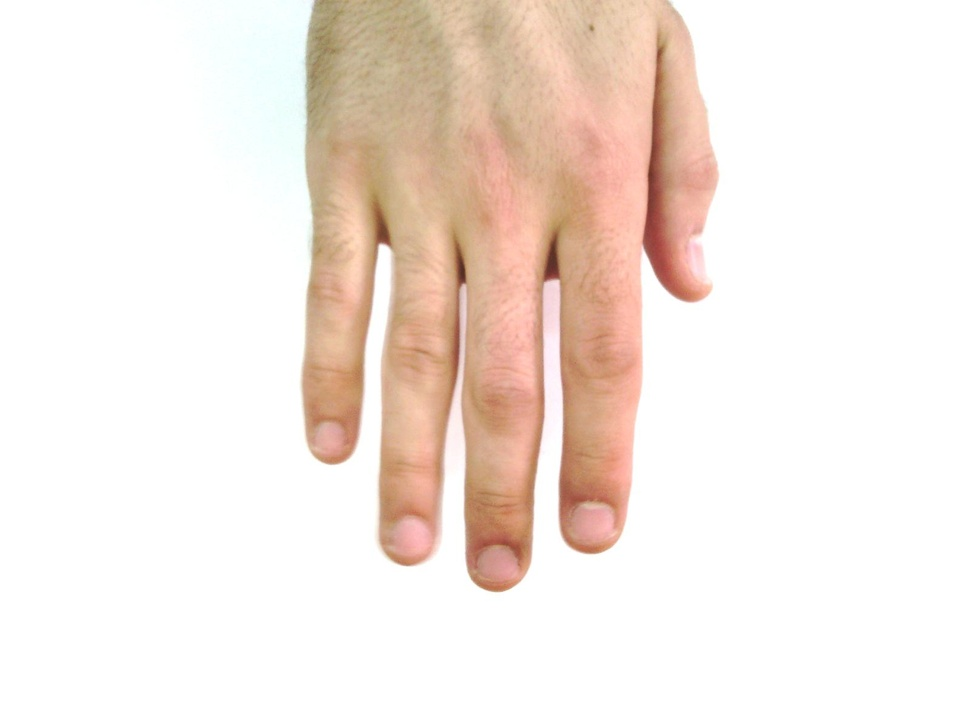
#> input picture test/Hand_0000012.jpg, 970 x 727 px, shrunk from 1600 x 1200 before the run, found by its file name
$ python sift_all.py test/Hand_0000012.jpg
#> lines starting #> are read from the running program, lines starting #| are printed output that depends on the picture
import cv2
import os
import sys
import numpy as np

OUTPUTS = './Outputs'
PATH = './Hands'
FEATURES_FILE = os.path.join(OUTPUTS,'sift_features.txt')
DESC_FILE = os.path.join(OUTPUTS,'sift_descriptors.txt')
ORDER_FILE = os.path.join(OUTPUTS,'sift_order.txt')
NFEATURES = 100
files = list()

try:
    os.remove(FEATURES_FILE)
except: pass
try:
    os.remove(DESC_FILE)
except: pass


def sifting(file):
#> called with file = 'test/Hand_0000012.jpg'
    img_gray = cv2.imread(os.path.join(PATH, file), 0)
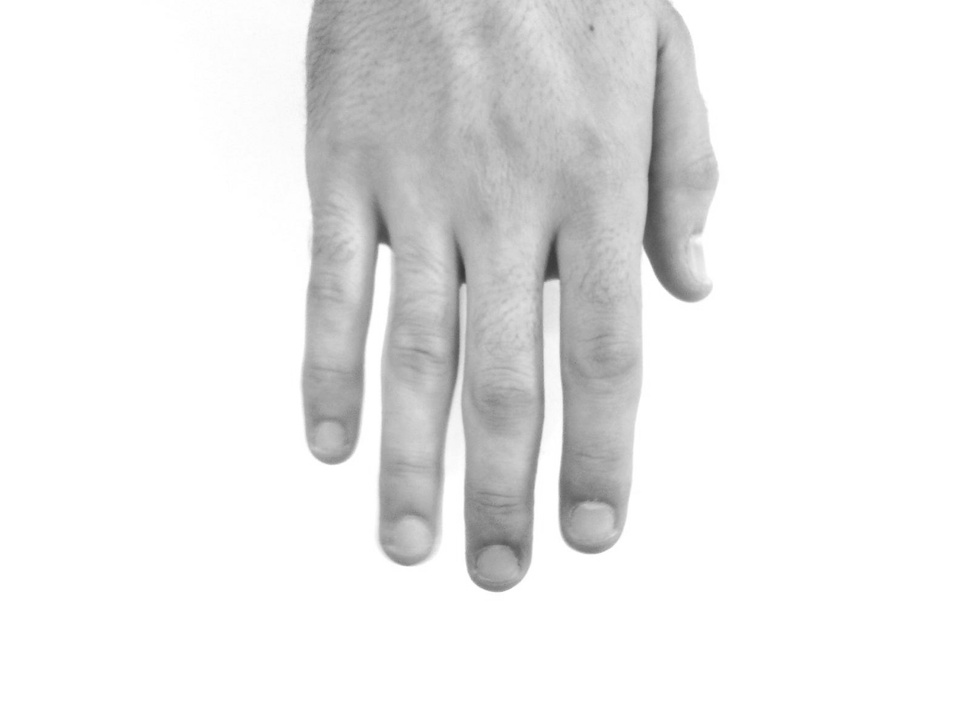
#> img_gray: shape (727, 970); min 55, max 255, mean 235.3
    sift = cv2.xfeatures2d.SIFT_create(nfeatures=NFEATURES)
    kps, desc = sift.detectAndCompute(img_gray, None)    # print(len(kps))
#> kps = 77 keypoints; strongest (x, y, size): (551, 268, 14.2), (382, 234, 13.4), (384, 250, 8.4), (658, 243, 26)
    # print(desc[0], len(desc[0]))
    ps, temp = [], []
    for point in kps:
        ps.append( str(point.pt[0]) + ',' + str(point.pt[1]) + ',' + str(point.size) + ',' + str(point.angle) + ',' + str(
            point.response) + ',' + str(point.octave) + ',' + str(point.class_id) + ';' )
#> this loop made 77 passes
#> point on passes 1 to 12: keypoint at (309.1, 55.6), size 5.3, keypoint at (311.6, 439.4), size 8.6, keypoint at (312, 371.9), size 16.5, keypoint at (313, 16.8), size 3.9, keypoint at (314.5, 416.6), size 16.4, keypoint at (314.7, 291.2), size 13.1, keypoint at (319.2, 293.3), size 21.7, keypoint at (321.4, 206.7), size 17.7, keypoint at (323.6, 248.8), size 21.9, keypoint at (329.5, 432.5), size 12.7, keypoint at (330.2, 415.9), size 43.7, keypoint at (334.7, 457.5), size 12.6
#> after the loop, ps = 77 items

    f = open(FEATURES_FILE, 'a')
    for point in ps:
        f.write(point)
#> this loop made 77 passes
    f.write('\n')
    f.close()

    f = open(DESC_FILE, 'a')
    for item in desc:
        one = ''
        for i in item:
            one += (str(i)+',')
        f.write("%s," % one[:-1])
    f.write('\n')
    f.close()
    # [10 lines of commented-out code are left out]

def main():
    if len(sys.argv) <= 1:
        for file in os.listdir(PATH):
            if file.endswith('.jpg'):
                files.append(file[5:-4])
                print(file)
                sifting(file)
    else:
        file = sys.argv[1]
        files.append(file)
        print(file)
        sifting(file)

    with open(ORDER_FILE, 'w') as f:
        for item in files:
            f.write("%s\n" % item)
    f.close()

if __name__ == '__main__':
    main()

$ run again, on test/Hand_0000039.jpg
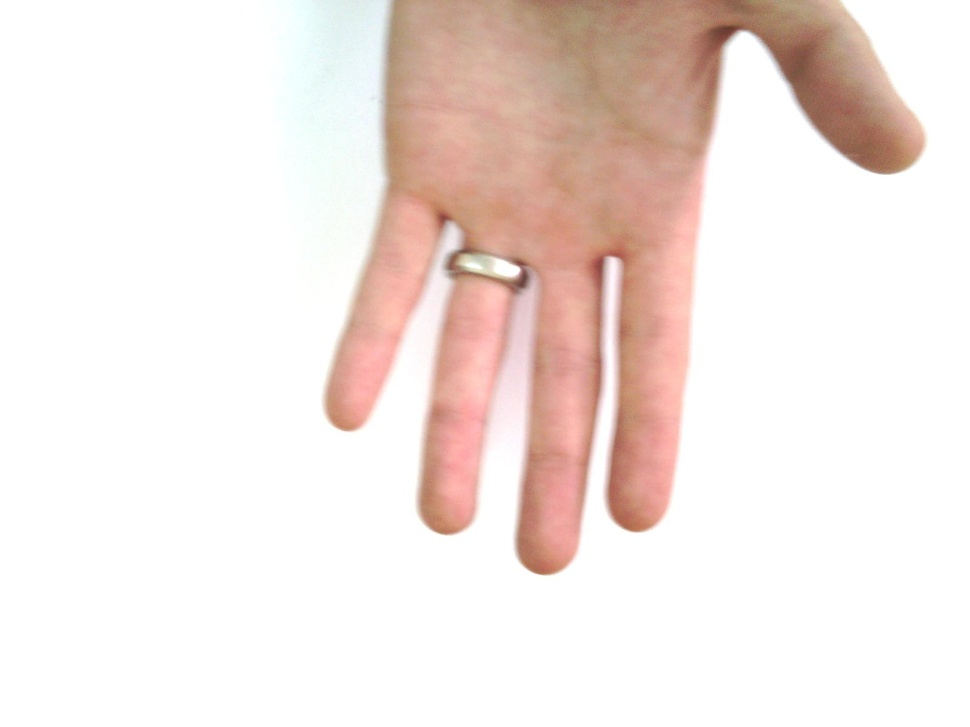
#> input picture test/Hand_0000039.jpg, 970 x 727 px, shrunk from 1600 x 1200 before the run, found by its file name
#> in sifting, `img_gray = cv2.imread(os.path.join(PATH, file), 0)`:
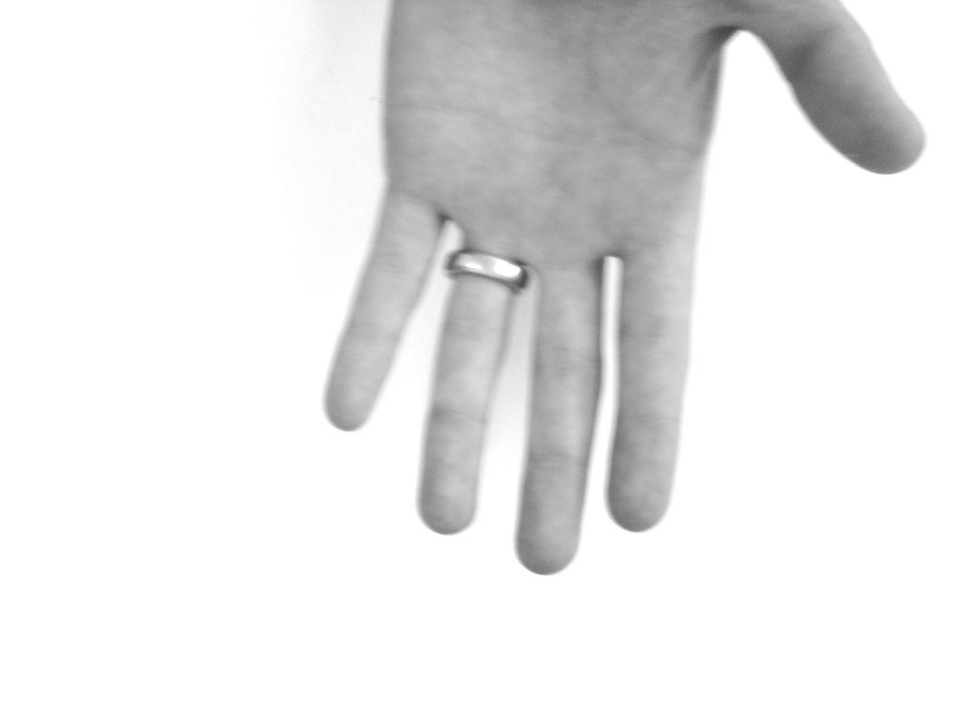
#> img_gray: shape (727, 970); min 69, max 255, mean 233.5
#> kps = 50 keypoints; strongest (x, y, size): (863, 128, 60.6), (512, 271, 9.8), (746, 59, 33), (748, 60, 34.4)
#> the loop in sifting, `for point in kps:` made 50 passes
#> point on passes 1 to 8: keypoint at (343.6, 408.3), size 31.1, keypoint at (343.6, 408.3), size 31.1, keypoint at (371.6, 179.2), size 22, keypoint at (382.8, 254.5), size 26.2, keypoint at (395.4, 337.9), size 10.3, keypoint at (411.7, 302.6), size 12, keypoint at (422.3, 280.4), size 9.3, keypoint at (438.8, 415.5), size 19.9
#> after the loop in sifting, `for point in kps:`: ps = 50 items
#> the loop in sifting, `for point in ps:` made 50 passes
#> the loop in sifting, `for item in desc:` made 50 passes

$ run again, on test/Hand_0000040.jpg
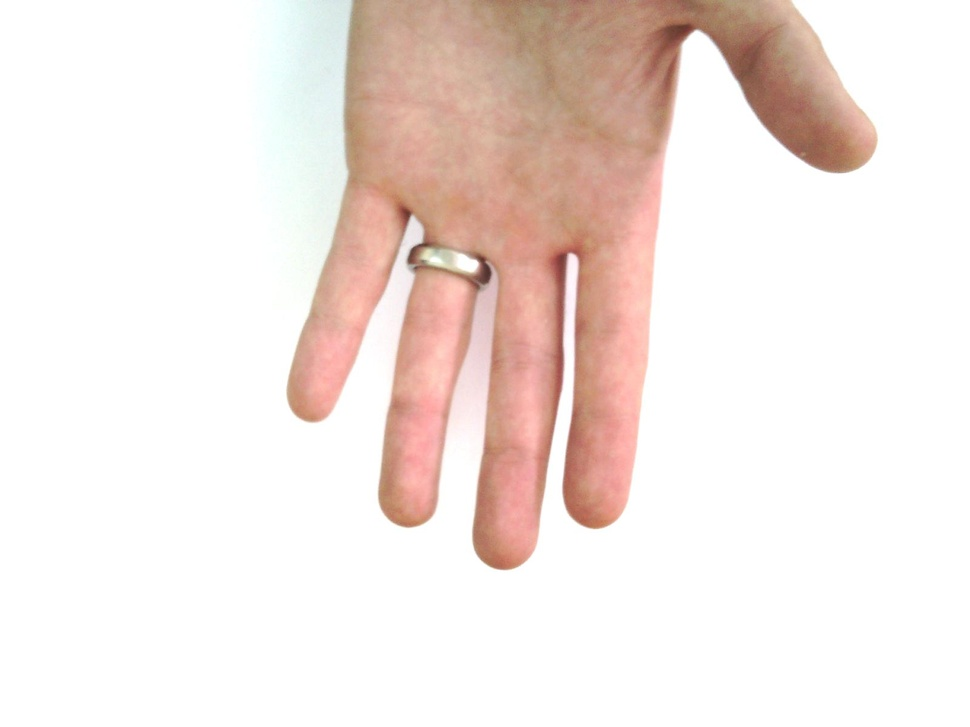
#> input picture test/Hand_0000040.jpg, 970 x 727 px, shrunk from 1600 x 1200 before the run, found by its file name
#> in sifting, `img_gray = cv2.imread(os.path.join(PATH, file), 0)`:
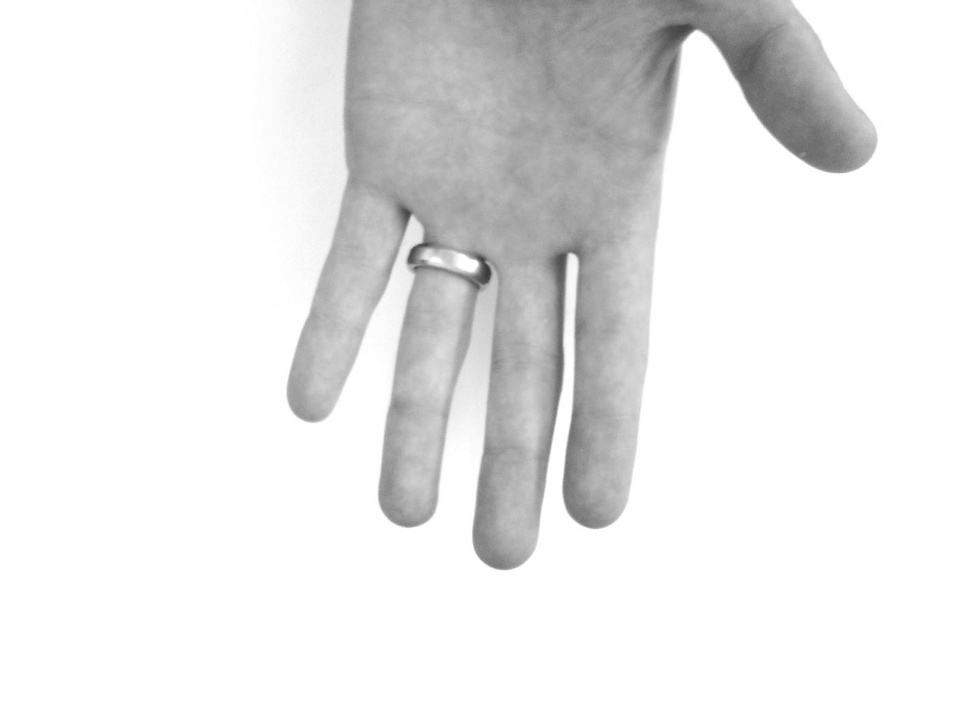
#> img_gray: shape (727, 970); min 55, max 255, mean 233.8
#> kps = 61 keypoints; strongest (x, y, size): (471, 266, 10), (699, 54, 28), (813, 128, 60.5), (572, 262, 8.7)
#> the loop in sifting, `for point in kps:` made 61 passes
#> point on passes 1 to 8: keypoint at (264.5, 186), size 114.2, keypoint at (306.5, 399.4), size 30.5, keypoint at (340.7, 227.3), size 8.6, keypoint at (341.6, 173.9), size 10.6, keypoint at (342.3, 376), size 8.9, keypoint at (343.7, 248.6), size 25.7, keypoint at (354.3, 181.7), size 13, keypoint at (356.1, 180.3), size 16.2
#> after the loop in sifting, `for point in kps:`: ps = 61 items
#> the loop in sifting, `for point in ps:` made 61 passes
#> the loop in sifting, `for item in desc:` made 61 passes

$ run again, on test/Hand_0000082.jpg
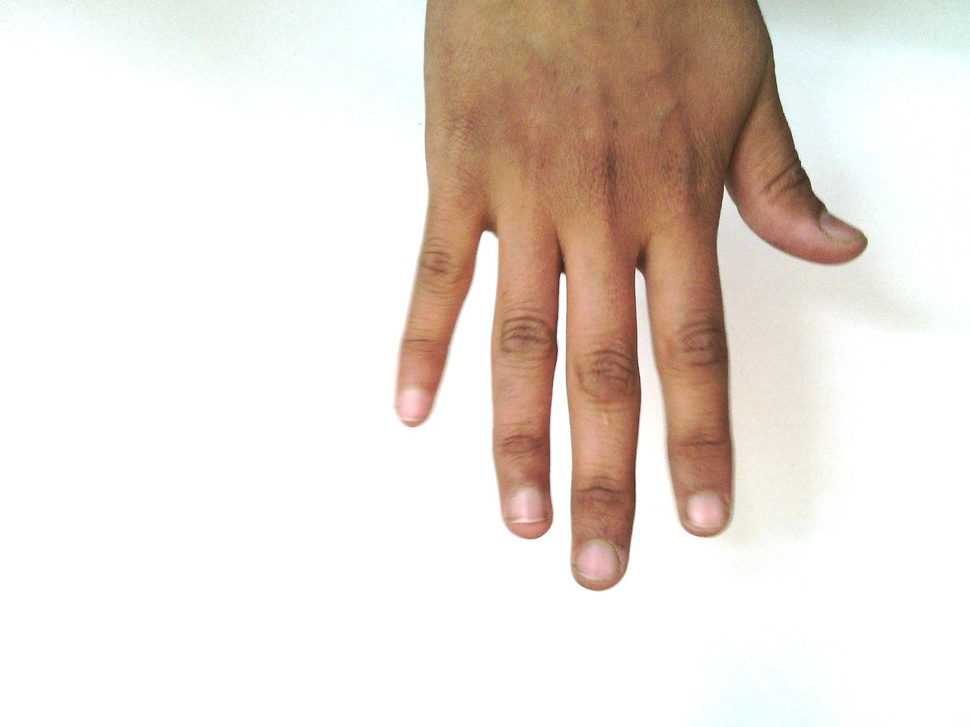
#> input picture test/Hand_0000082.jpg, 970 x 727 px, shrunk from 1600 x 1200 before the run, found by its file name
#> in sifting, `img_gray = cv2.imread(os.path.join(PATH, file), 0)`:
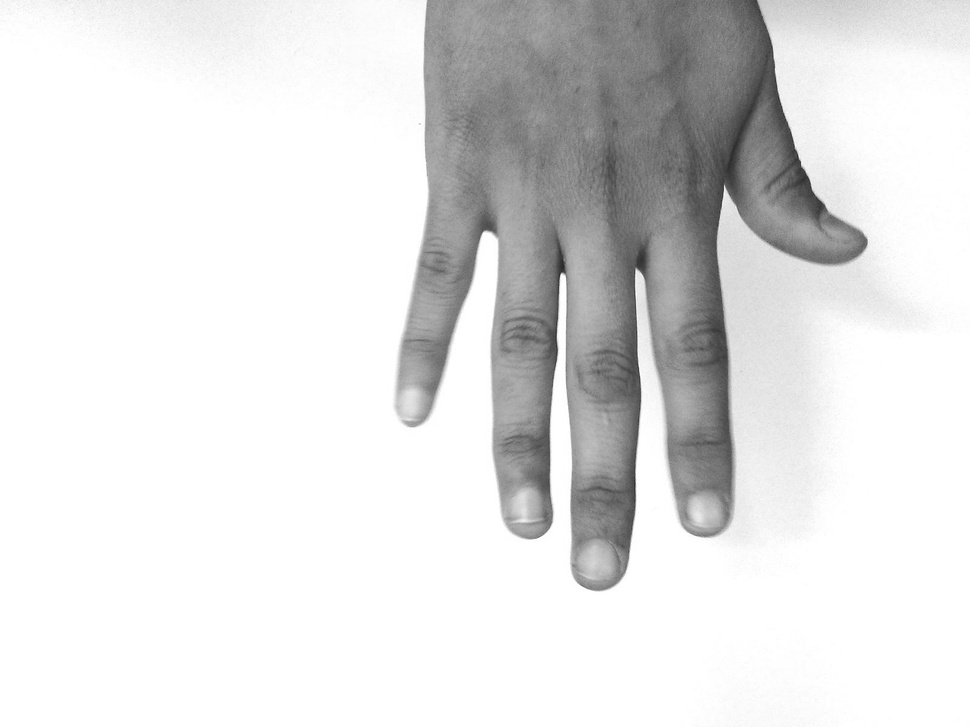
#> img_gray: shape (727, 970); min 37, max 255, mean 225
#> kps = 100 keypoints; strongest (x, y, size): (563, 277, 4.3), (638, 275, 6), (639, 276, 6.3), (488, 242, 13.2)
#> the loop in sifting, `for point in kps:` made 100 passes
#> point on passes 1 to 8: keypoint at (865.2, 233.1), size 3.1, keypoint at (348, 144.8), size 134.7, keypoint at (855.8, 243.6), size 18.4, keypoint at (837.2, 101.1), size 82.1, keypoint at (408.7, 343.4), size 12.9, keypoint at (834.8, 221.2), size 7.9, keypoint at (831.9, 207.3), size 8.9, keypoint at (828.2, 206.2), size 4.3
#> after the loop in sifting, `for point in kps:`: ps = 100 items
#> the loop in sifting, `for point in ps:` made 100 passes
#> the loop in sifting, `for item in desc:` made 100 passes
